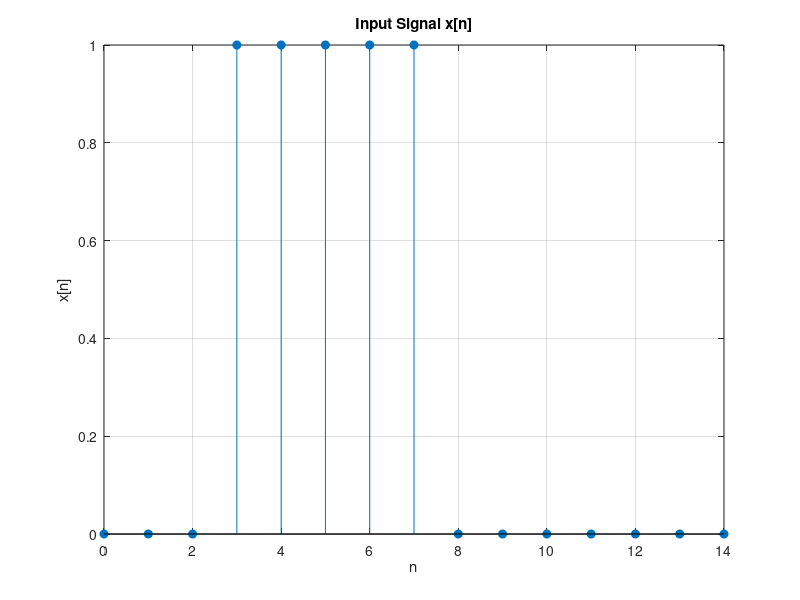
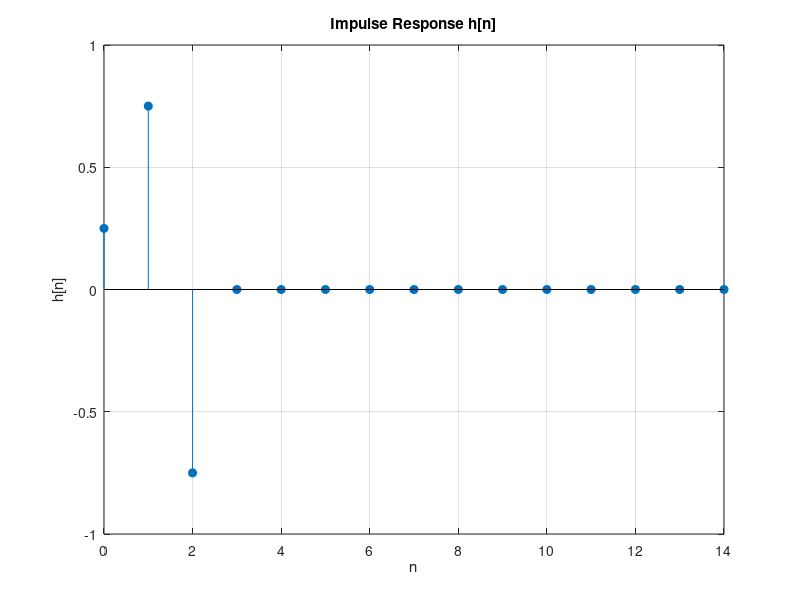
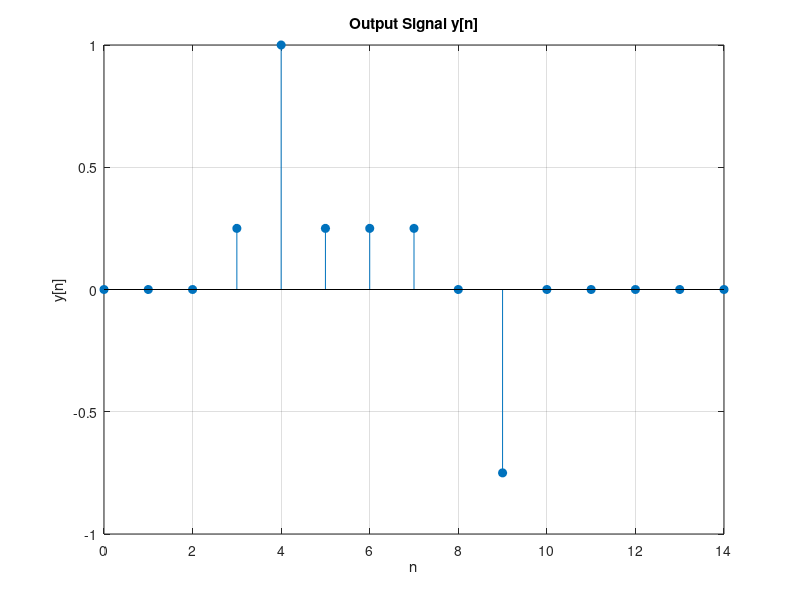

Recreate these plots in MATLAB, in order.
close all; 
clear; 
clc;

k1 = 1/4;
k2 = 3/4;
k3 = -3/4;

% Transfer function H(z)
num = [1/4, 3/4, -3/4];
den = [1, 0, 0];

N = 15;

% delta signal
delta = [1, zeros(1, N-1)];

% impulse response h[n] using filter
h = filter(num, den, delta);

% x[n] = r5[n-3]
n = 0:N-1;
x = 1*(n>=3 & n<=7);

% output y[n] using filter
y = filter(num, den, x);

% plots
figure;
stem(n, x, 'filled');
title('Input Signal x[n]');
xlabel('n');
ylabel('x[n]');
grid on;

figure;
stem(n, h, 'filled');
title('Impulse Response h[n]');
xlabel('n');
ylabel('h[n]');
grid on;

figure;
stem(n, y, 'filled');
title('Output Signal y[n]');
xlabel('n');
ylabel('y[n]');
grid on;

disp('Impulse Response h[n]:');
disp(h');
disp('Output Signal y[n]:');
disp(y');